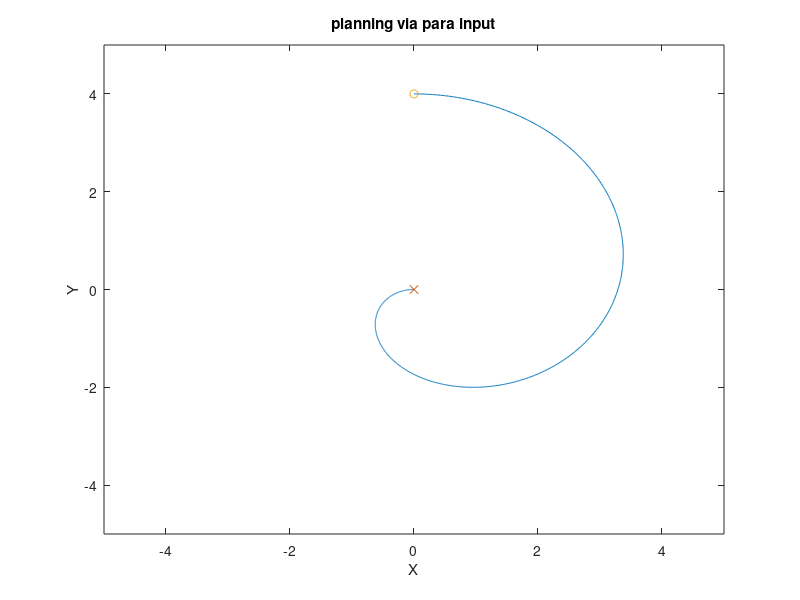

Here is the MATLAB script that generated this plot:
X_i = 0;
Y_i = 0;
theta_i = 0;

X_f = 0;
Y_f = 4;
theta_f = 2*pi;

Z1_i = theta_i;
Z2_i = X_i * cos(theta_i) + Y_i * sin(theta_i);
Z3_i = X_i * sin(theta_i) - Y_i * cos(theta_i);

Z1_f = theta_f;
Z2_f = X_f * cos(theta_f) + Y_f * sin(theta_f);
Z3_f = X_f * sin(theta_f) - Y_f * cos(theta_f);

delta = Z1_f - Z1_i ;
D = [abs(delta) , ((delta)^2)/2 ; sign(delta)*((delta)^2)/2 , ((delta)^3)/6];
d = [Z2_f-Z2_i ; Z3_f-Z3_i-Z2_i*delta];
C = inv(D)*d;


Z1s = [delta Z1_i];
Z2s = [C(2)*(abs(delta))^2/2 C(1)*abs(delta) Z2_i];
Z3s = [sign(delta)*C(2)*(abs(delta))^3/6 sign(delta)*C(1)*(abs(delta))^2/2 sign(delta)*Z2_i*abs(delta) Z3_i];

for i = 1:1001
  
  Z1(i) = polyval(Z1s,(i-1)/1000);
  Z2(i) = polyval(Z2s,(i-1)/1000);
  Z3(i) = polyval(Z3s,(i-1)/1000);
    
    
  X(i) = Z2(i) * cos(Z1(i)) + Z3(i) * sin(Z1(i));
  Y(i) = Z2(i) * sin(Z1(i)) - Z3(i) * cos(Z1(i)); 
  
end

figure(1)
plot(X,Y)
hold on
plot(X_i,Y_i,'x')
plot(X_f,Y_f,'o')
xlabel('X')
ylabel('Y')
title('planning via para input')
axis([-5 5 -5 5])